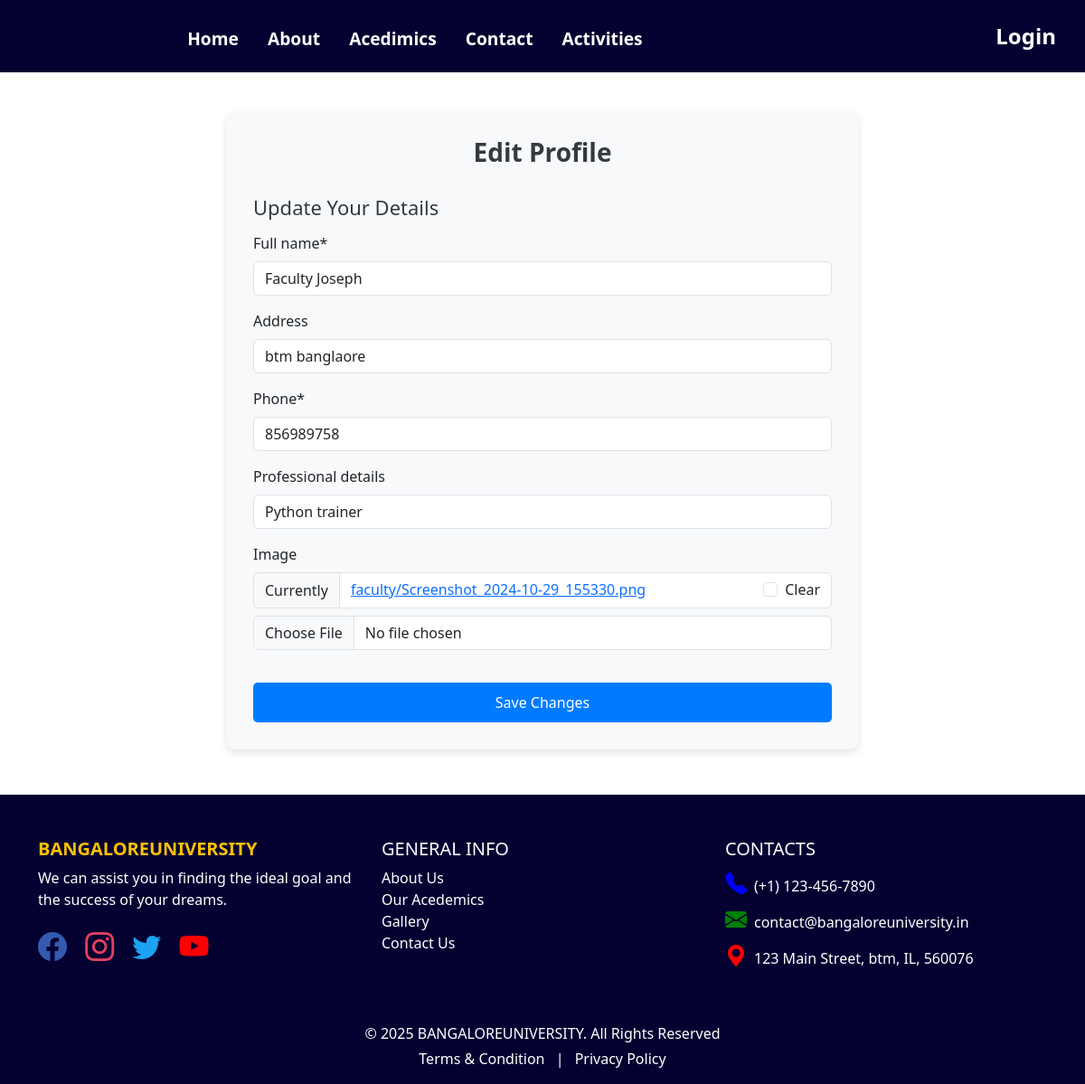
The app's page /accounts/faculty/1/edit/ with its own data.
### accounts/models.py (models this page shows, shortened)
class FacultyProfile(models.Model):
    user = models.OneToOneField(User, on_delete=models.CASCADE)
    full_name = models.CharField(max_length=100)
    address = models.CharField(max_length=50,null=True, blank=True)
    phone = models.CharField(max_length=15)
    professional_details = models.CharField(max_length=100, null=True, blank=True)
    image= models.ImageField(upload_to='faculty',null=True, blank=True)

### accounts/views.py (the view)
# urls.py: path('faculty/<int:faculty_id>/edit/', views.edit_faculty_profile, name='edit_faculty_profile'),
def edit_faculty_profile(request, faculty_id):
    faculty_profile = get_object_or_404(FacultyProfile, id=faculty_id)
    if request.method == 'POST':
        form = FacultyProfileForm(request.POST, request.FILES, instance=faculty_profile)
        if form.is_valid():
            form.save()
            return redirect('faculty_dashboard')
    else:
        form = FacultyProfileForm(instance=faculty_profile)
    return render(request, 'accounts/edit_faculty_profile.html', {'form': form})

### accounts/forms.py
class FacultyProfileForm(forms.ModelForm):
    class Meta:
        model = FacultyProfile
        fields = ['full_name', 'address', 'phone', 'professional_details', 'image']

### templates/accounts/edit_faculty_profile.html (shortened to what this page needs)
{% extends 'college/base.html' %}
{% block content %}
{% load static %}
{% load crispy_forms_tags %}
<div class="edit-profile-container">
    <h2>Edit Profile</h2>
    <form method="POST" enctype="multipart/form-data">
        <h3>Update Your Details</h3>
        {{ form|crispy }}
        <button type="submit" class="btn btn-primary">Save Changes</button>
    </form>
</div>
{% endblock %}

### templates/accounts/edit_faculty_profile.html (style rules this page uses)
.edit-profile-container { max-width: 700px; margin: 50px auto; padding: 30px; background-color: #f8f9fa; border-radius: 10px; box-shadow: 0 4px 8px rgba(0, 0, 0, 0.1); }
.edit-profile-container h2 { text-align: center; margin-bottom: 30px; font-weight: bold; font-size: 28px; color: #343a40; }
.edit-profile-container h3 { margin-top: 20px; margin-bottom: 15px; font-size: 22px; color: #343a40; }
.btn-primary { width: 100%; margin-top: 20px; background-color: #007bff; color: white; border: none; padding: 10px; border-radius: 5px; font-size: 16px; cursor: pointer; }

### records on screen
FacultyProfile: full_name "Faculty Joseph", address "btm banglaore", phone "856989758", professional_details "Python trainer"
